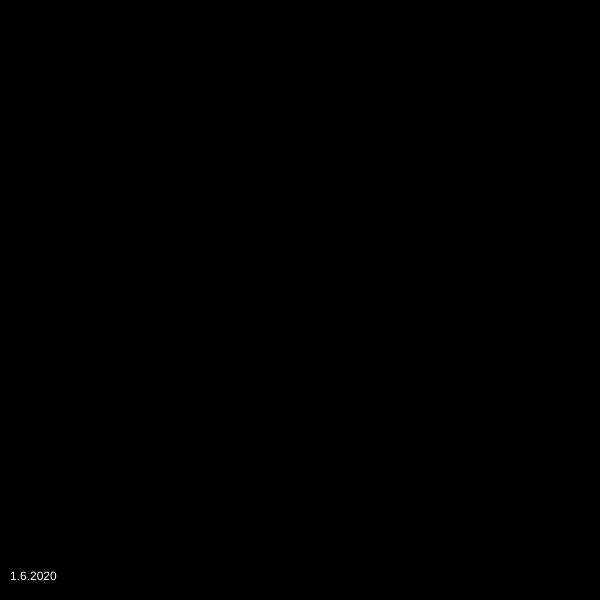
Frame 1 (no input)
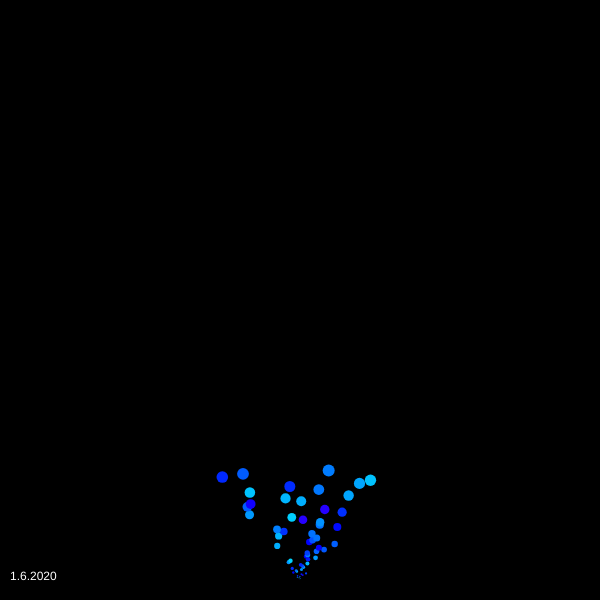
Frame 60 (no input)
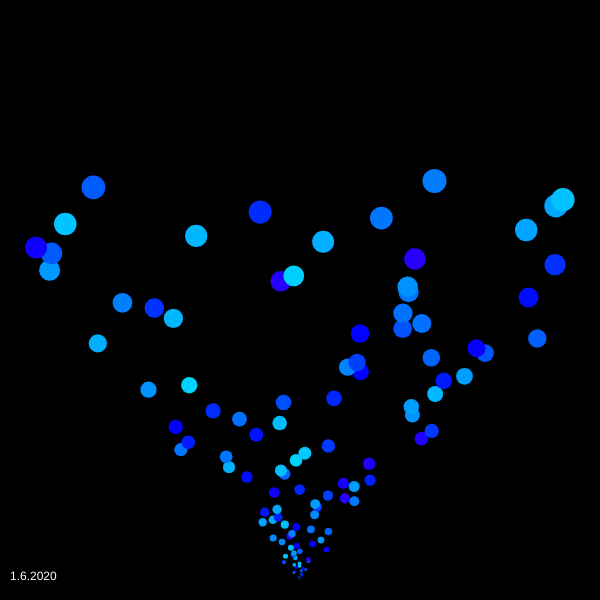
Frame 120 (the mouse pressed at the canvas centre since frame 60)

The p5.js sketch that drew these frames (run headless with seeded random() and noise() and a simulated clock; from frame 60 on, the mouse is pressed at the canvas centre):

// p5.js sketch
// ── sketch.js
//Based off the particle system example on p5.js

let system;

function setup() {
  createCanvas(600, 600);
  system = new ParticleSystem(createVector(width/2, height - 20));
  colorMode(HSB);
}

function draw() {
  background(0);
  system.addParticle();
  system.run();
  fill(255);
  text("1.6.2020", 10, height - 20);
}

// A simple Particle class
let Particle = function(position) {
  this.acceleration = createVector(random(-0.05, 0.05), -.05);
  this.velocity = createVector(random(-0.3, 0.3), -0.3);
  this.position = position.copy();
  this.lifespan = random(300, 1000);
  this.size = 0;
  this.hue = random(190, 250);
  this.color = color(this.hue, random(100, 200), random(100, 300));
};

Particle.prototype.run = function() {
  this.update();
  this.display();
};

// Method to update position
Particle.prototype.update = function(){
  this.velocity.add(this.acceleration);
  this.position.add(this.velocity);
  this.lifespan -= 2;
  this.size += 0.2;
};

// Method to display
Particle.prototype.display = function() {
  noStroke();
  fill(this.color);
  ellipse(this.position.x, this.position.y, this.size, this.size);
};

// Is the particle still useful?
Particle.prototype.isDead = function(){
  return this.lifespan < 0;
};

let ParticleSystem = function(position) {
  this.origin = position.copy();
  this.particles = [];
};

ParticleSystem.prototype.addParticle = function() {
  this.particles.push(new Particle(this.origin));
};

ParticleSystem.prototype.run = function() {
  for (let i = this.particles.length-1; i >= 0; i--) {
    let p = this.particles[i];
    p.run();
    if (p.isDead()) {
      this.particles.splice(i, 1); //gets rid of dead particles 
    }
  }
};
